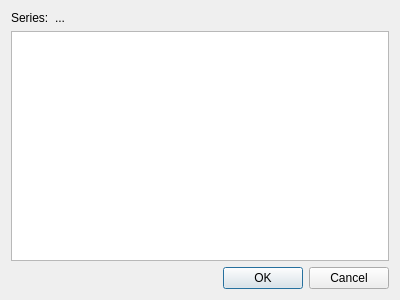
<?xml version="1.0" encoding="UTF-8"?>
<ui version="4.0">
 <class>AdjustSplitsDlg</class>
 <widget class="QDialog" name="AdjustSplitsDlg">
  <property name="geometry">
   <rect>
    <x>0</x>
    <y>0</y>
    <width>400</width>
    <height>300</height>
   </rect>
  </property>
  <property name="windowTitle">
   <string>Adjust splits</string>
  </property>
  <layout class="QGridLayout" name="gridLayout">
   <item row="0" column="0">
    <layout class="QHBoxLayout" name="horizontalLayout">
     <item>
      <widget class="QLabel" name="label">
       <property name="text">
        <string>Series:</string>
       </property>
      </widget>
     </item>
     <item>
      <widget class="QLabel" name="series_name_">
       <property name="text">
        <string>...</string>
       </property>
      </widget>
     </item>
    </layout>
   </item>
   <item row="1" column="0" colspan="2">
    <widget class="QTableView" name="splits_table_view_"/>
   </item>
   <item row="2" column="1">
    <widget class="QDialogButtonBox" name="buttonBox">
     <property name="standardButtons">
      <set>QDialogButtonBox::Cancel|QDialogButtonBox::Ok</set>
     </property>
    </widget>
   </item>
  </layout>
 </widget>
 <layoutdefault spacing="6" margin="11"/>
 <resources/>
 <connections>
  <connection>
   <sender>buttonBox</sender>
   <signal>accepted()</signal>
   <receiver>AdjustSplitsDlg</receiver>
   <slot>accept()</slot>
   <hints>
    <hint type="sourcelabel">
     <x>235</x>
     <y>272</y>
    </hint>
    <hint type="destinationlabel">
     <x>153</x>
     <y>265</y>
    </hint>
   </hints>
  </connection>
  <connection>
   <sender>buttonBox</sender>
   <signal>rejected()</signal>
   <receiver>AdjustSplitsDlg</receiver>
   <slot>reject()</slot>
   <hints>
    <hint type="sourcelabel">
     <x>326</x>
     <y>268</y>
    </hint>
    <hint type="destinationlabel">
     <x>340</x>
     <y>237</y>
    </hint>
   </hints>
  </connection>
 </connections>
</ui>
